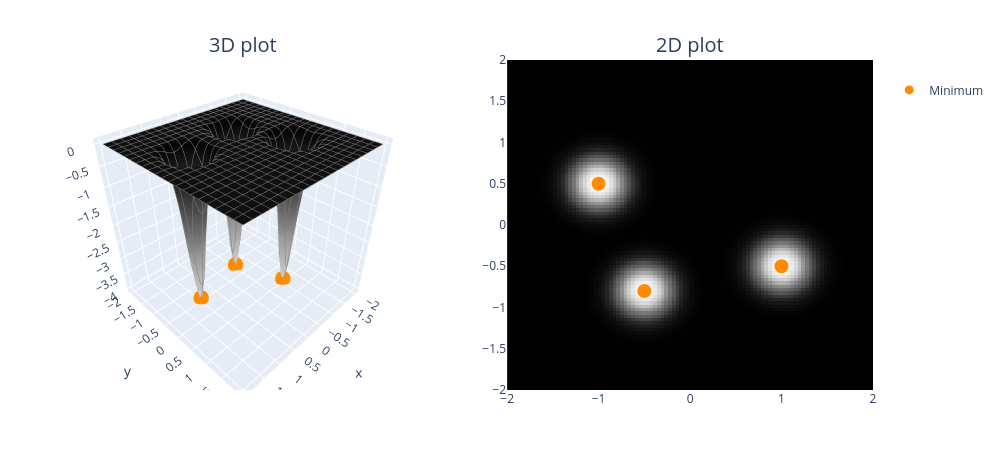
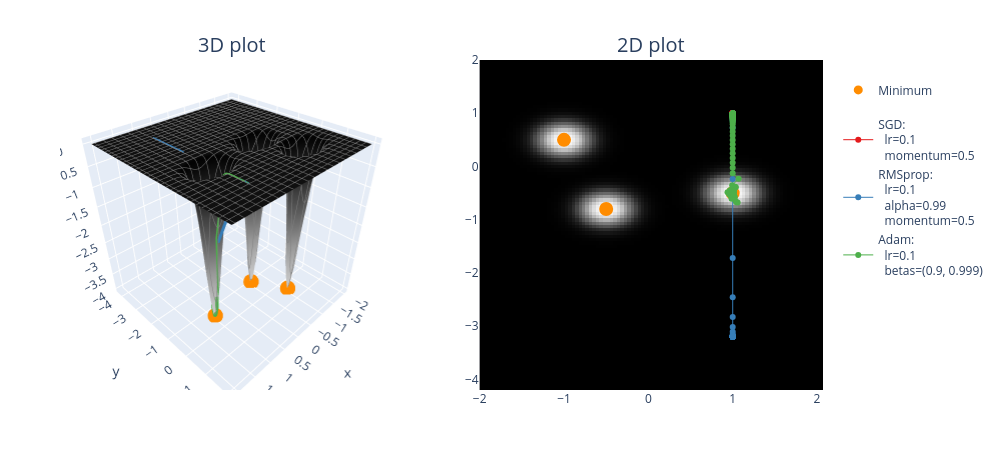

Write notebook code for charts like these, in order.
### Markdown cell above
Note that the focus shouldn't be on figuring out "which one is the best optimizer" - this loss landscape (and other examples we'll give you) were specifically designed to be pathological, and exhibit interesting kinds of behaviours from optimizers. The focus should instead be on understanding how the characteristics of optimizers we discussed in the previous sections are reflected visually in the plots produced on these loss landscapes. Some questions you might want to ask:

- We discussed that Adam (and AdamW) center their first and second moments, so that the early values are large - otherwise they start off small and take a long time to grow. Is this reflected in the plots, i.e. with Adam/AdamW taking larger early steps relative to SGD or RMSprop?
- The momentum used in SGD and RMSprop causes acceleration until "terminal velocity", which is usually a higher cap than Adam and AdamW. Is this reflected in the step size (and the instability) of those optimizers? Do Adam and AdamW seem to adapt slightly faster when they enter new terrain?
- Are there any landscapes where weight decay is advantageous, and can you see why it would be?

Some more functions you might want to try out (with their minima marked on the plots):

### Code cell
def bivariate_gaussian(x, y, x_mean=0.0, y_mean=0.0, x_sig=1.0, y_sig=1.0):
    norm = 1 / (2 * np.pi * x_sig * y_sig)
    x_exp = 0.5 * ((x - x_mean) ** 2) / (x_sig**2)
    y_exp = 0.5 * ((y - y_mean) ** 2) / (y_sig**2)
    return norm * t.exp(-x_exp - y_exp)


means = [(1.0, -0.5), (-1.0, 0.5), (-0.5, -0.8)]


def neg_trimodal_func(x, y):
    """
    This function has 3 global minima, at `means`. Unstable methods can overshoot these minima, and
    non-adaptive methods can fail to converge to them in the first place given how shallow the
    gradients are everywhere except in the close vicinity of the minima.
    """
    z = -bivariate_gaussian(x, y, x_mean=means[0][0], y_mean=means[0][1], x_sig=0.2, y_sig=0.2)
    z -= bivariate_gaussian(x, y, x_mean=means[1][0], y_mean=means[1][1], x_sig=0.2, y_sig=0.2)
    z -= bivariate_gaussian(x, y, x_mean=means[2][0], y_mean=means[2][1], x_sig=0.2, y_sig=0.2)
    return z


plot_fn(neg_trimodal_func, x_range=(-2, 2), y_range=(-2, 2), min_points=means)

points = []
optimizer_list = [
    (SGD, {"lr": 0.1, "momentum": 0.5}),
    (RMSprop, {"lr": 0.1, "alpha": 0.99, "momentum": 0.5}),
    (Adam, {"lr": 0.1, "betas": (0.9, 0.999)}),
]

points = []
for optimizer_class, params in optimizer_list:
    xy = t.tensor([1.0, 1.0], requires_grad=True)
    xys = opt_fn(neg_trimodal_func, xy=xy, optimizer_class=optimizer_class, optimizer_hyperparams=params)
    points.append((xys, optimizer_class, params))

plot_fn_with_points(neg_trimodal_func, points=points, x_range=(-2, 2), y_range=(-2, 2), min_points=means)
